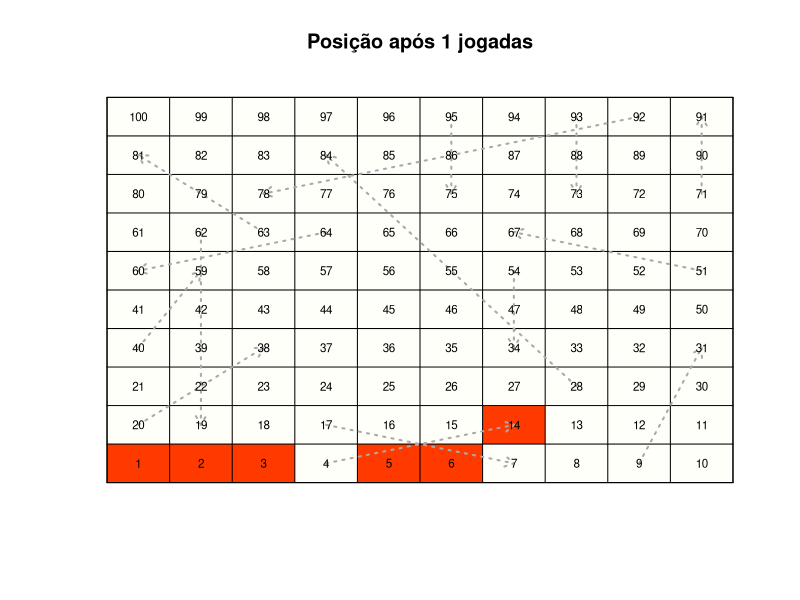
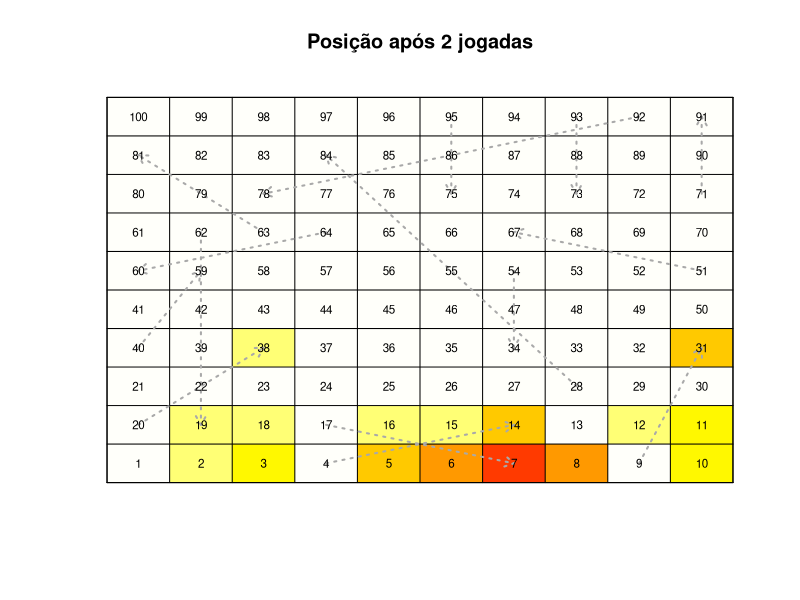
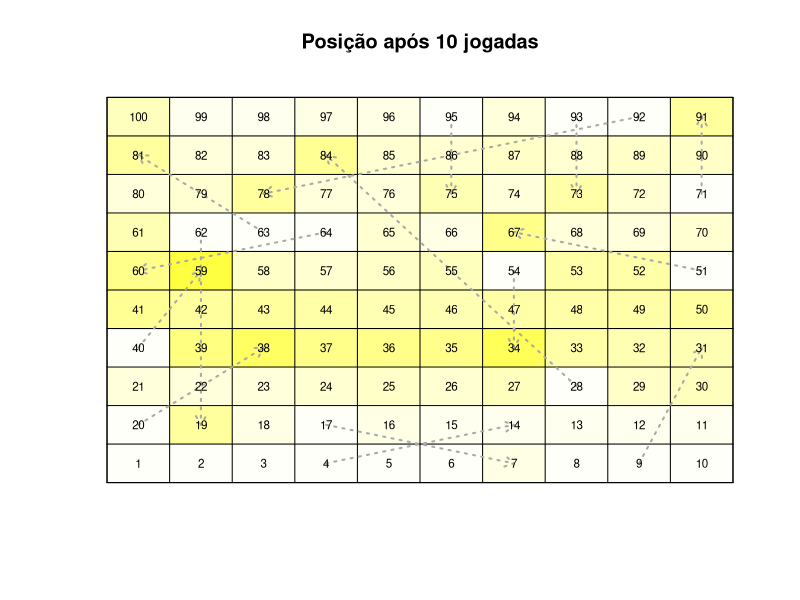
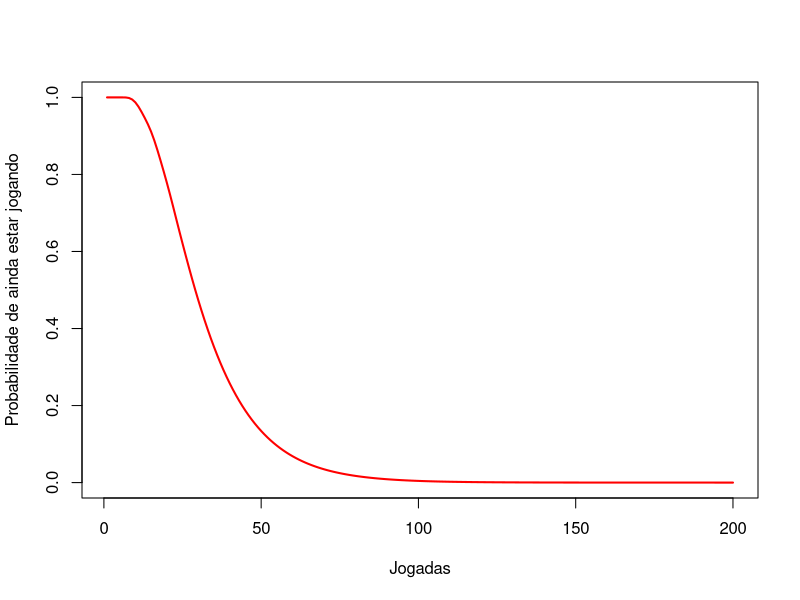
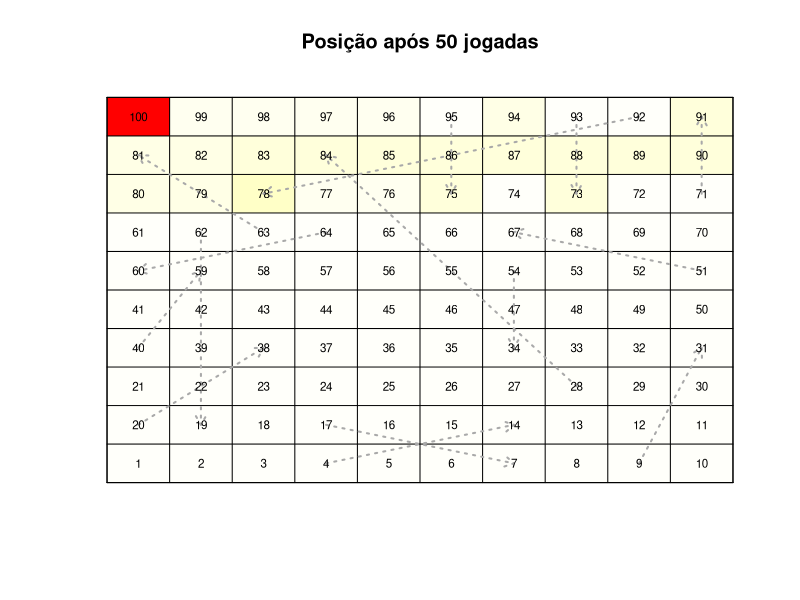
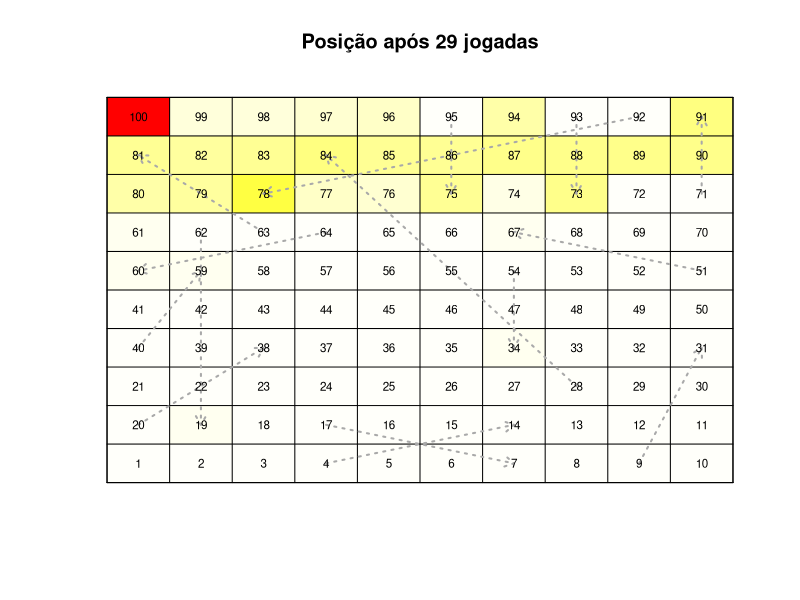
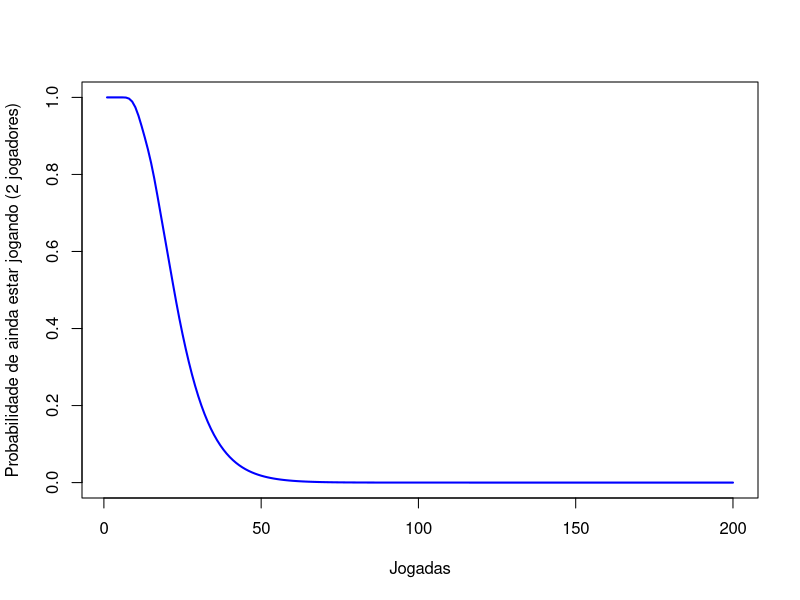
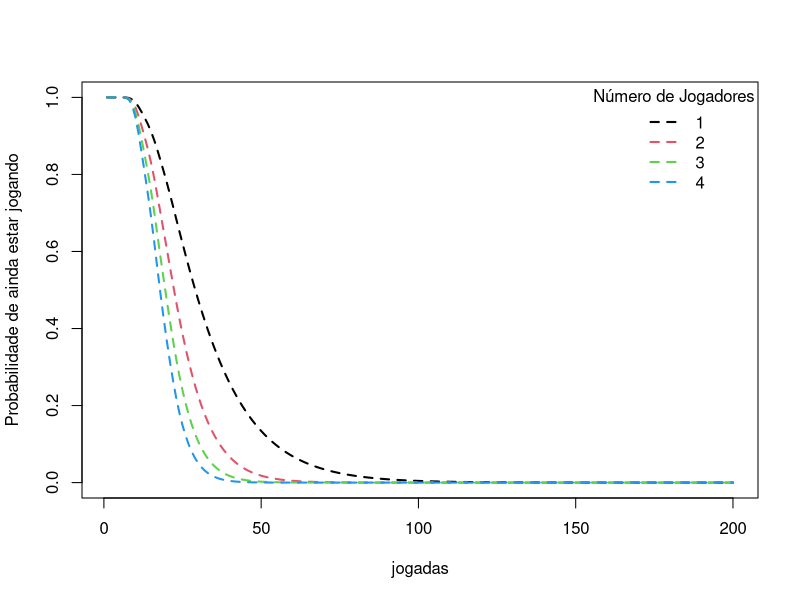

The R source for these figures, in order:
#Codigo original
#http://freakonometrics.blog.free.fr/index.php?post/2011/12/20/Basic-on-Markov-Chain-(for-parents)

#Matrix de transição
n=100
M=matrix(0,n+1,n+1+6)
rownames(M)=0:n
colnames(M)=0:(n+6)

for(i in 1:6) {
    diag(M[,(i+1):(i+1+n)])=1/6
}

M[,n+1]=apply(M[,(n+1):(n+1+6)],1,sum)
M=M[,1:(n+1)]
starting=c(4,9,17,20,28,40,51,54,62,64,63,71,93,95,92)
ending  =c(14,31,7,38,84,59,67,34,19,60,81,91,73,75,78)

for(i in 1:length(starting)) {
    v=M[,starting[i]+1]
    ind=which(v>0)
    M[ind,starting[i]+1]=0
    M[ind,ending[i]+1]=M[ind,ending[i]+1]+v[ind]
}

#Olhando o que criamos
nrow(M)
M[1,]
M[2,]

sum(M[2,]>0)
sum(M[10,]>0)
sum(M[50,]>0)

#Função para multiplicar a matriz de transição
powermat=function(P,h) {
    Ph=P
    if(h>1) {
        for(k in 2:h) {
            Ph=Ph%*%P
        }
    }
    return(Ph)
}

#Função para plotar o calculo das posições
initial=c(1,rep(0,n))
COLOR=rev(heat.colors(101))
u=1:sqrt(n)
boxes=data.frame(index=1:n,ord=rep(u,each=sqrt(n)),abs=rep(c(u,rev(u)),sqrt(n)/2))

#
position=function(h){
    D=initial%*%powermat(M,h)
    plot(0:10,0:10,col="white",axes=FALSE,xlab="",ylab="",main=paste("Posição após",h,"jogadas"))

    for(i in 1:n) {
        polygon(boxes$abs[i]-c(0,0,1,1),boxes$ord[i]-c(0,1,1,0),col=COLOR[min(1+trunc(500*D[i+1]),101)],border=NA)
    }

    segments(c(0,10),rep(0,2),c(0,10),rep(10,2))
    segments(rep(0,2),c(0,10),rep(10,2),c(0,10))
    segments(0:10,rep(0,11),0:10,rep(10,11))
    segments(rep(0,11),0:10,rep(10,11),0:10)

    for(i in 1:length(starting)) {
        arrows(x0=boxes$abs[starting[i]]-0.5,
               y0=boxes$ord[starting[i]]-0.5,
               x1=boxes$abs[ending[i]]-0.5,
               y1 =boxes$ord[ending[i]]-0.5,
               lty=3,length=0.10,col="darkgray",lwd=2)
    }
    text(boxes$abs-.5,boxes$ord-.5,boxes$index,cex=.7)
}

#figuras

position(1)
position(2)
position(10)

#Se quiser ver uma animação olhe esse codigo, no Sys.sleep da para configurar
#uma pausa entre os plots, deixei em 1/4 de segundo por jogada.
#for (i in 1:100) {
#                  position(i)
#                  Sys.sleep(0.25)
#                  }


#Probabilidade parcial
h=10
posição<-(initial%*%powermat(M,h))[59:61]/sum((initial%*%powermat(M,h))[59:61])
sum(posição)
posição

#Distribuição de jogadas
distrib<-initial%*%M
game<-rep(NA,1000)

for(h in 1:length(game)){
    game[h]<-distrib[n+1]
    distrib<-distrib%*%M
}

#Figuras de distribuição
plot(1-game[1:200],type="l",lwd=2,col="red",ylab="Probabilidade de ainda estar jogando",xlab="Jogadas")
position(50)

sum(1-game)


max(which(1-game>.5))
position(29)

#Distribuição para dois jogadores
plot((1-game[1:200])^2,type="l",lwd=2,col="blue",ylab="Probabilidade de ainda estar jogando (2 jogadores)",
     xlab="Jogadas")
sum((1-game)^2)

#Distribuição para multiplos jogadores.
plot((1-game[1:200])^1,type="l",lwd=2,lty=2,col=1,ylab="Probabilidade de ainda estar jogando",xlab="jogadas")
points((1-game[1:200])^2,type="l",lwd=2,lty=2,col=2)
points((1-game[1:200])^3,type="l",lwd=2,lty=2,col=3)
points((1-game[1:200])^4,type="l",lwd=2,lty=2,col=4)
legend("topright",legend=c(1,2,3,4),col=1:4,lwd=2,lty=2,bty="n",title="Número de Jogadores")
